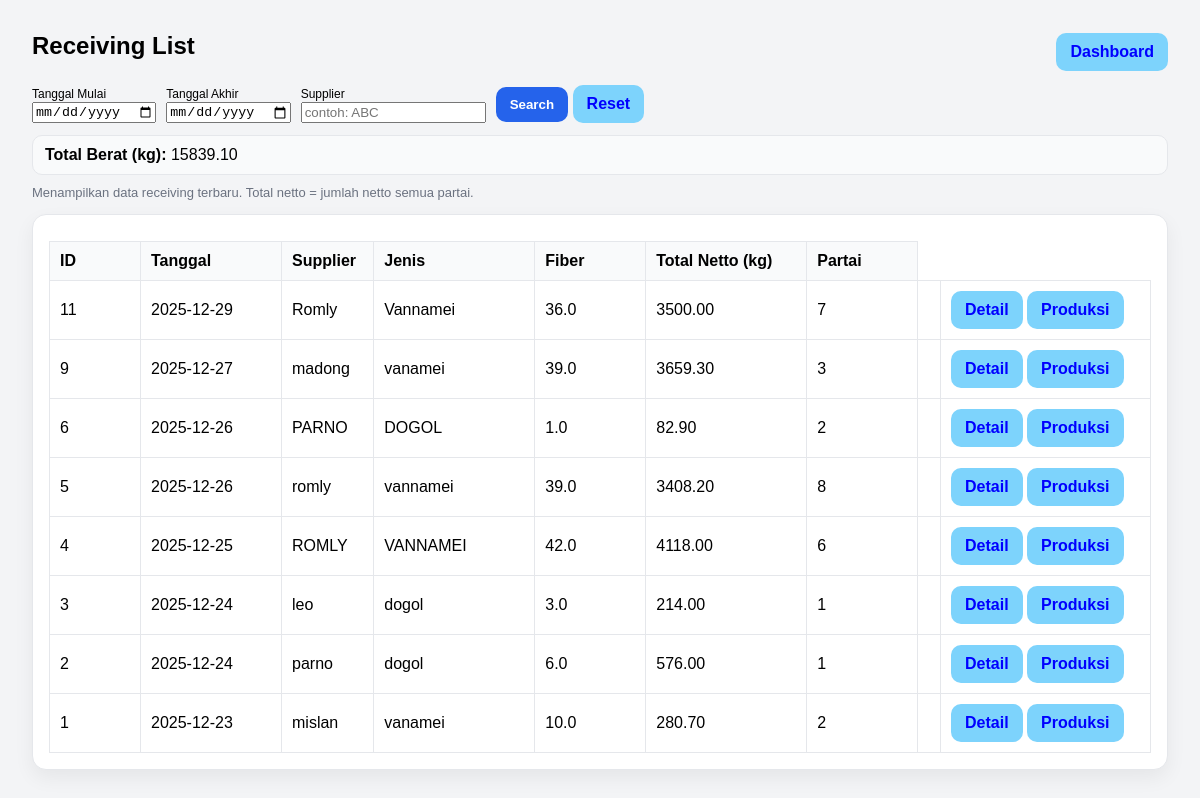
The app's page /receiving/list (signed in), older data.
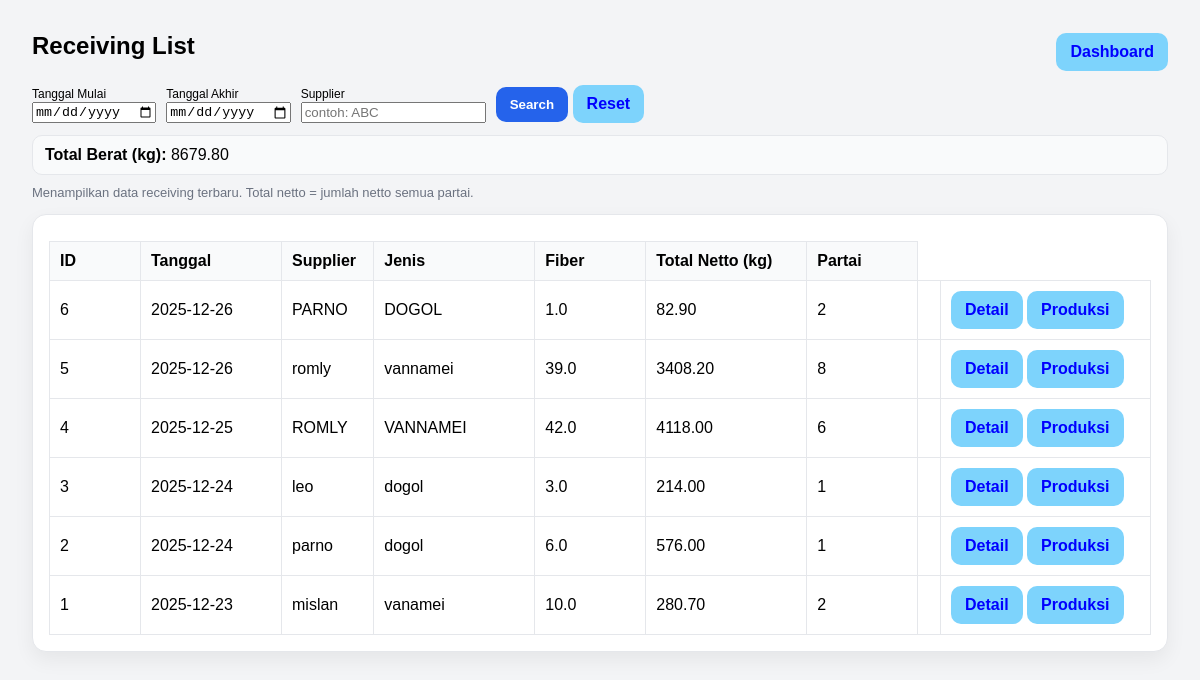
The same page, newer data.
### tables this page shows
CREATE TABLE receiving_header (
            id INTEGER PRIMARY KEY AUTOINCREMENT,
            tanggal TEXT NOT NULL,
            supplier TEXT NOT NULL,
            jenis TEXT,
            fiber REAL,
            created_at TEXT DEFAULT (datetime('now','localtime'))
        );

### app.py (the view)
@app.route("/receiving/list")
def receiving_list():
    if not require_login():
        return redirect(url_for("login"))
    start = (request.args.get("start") or "").strip()
    end = (request.args.get("end") or "").strip()
    supplier_q = (request.args.get("supplier") or "").strip()
    where = []
    params = []
    if start and end:
        where.append("h.tanggal BETWEEN ? AND ?")
        params.extend([start, end])
    elif start:
        where.append("h.tanggal >= ?")
        params.append(start)
    elif end:
        where.append("h.tanggal <= ?")
        params.append(end)
    if supplier_q:
        where.append("LOWER(h.supplier) LIKE ?")
        params.append(f"%{supplier_q.lower()}%")
    where_sql = ("WHERE " + " AND ".join(where)) if where else ""
    conn = get_conn()
    rows = conn.execute(f"""
        SELECT
            h.id,
            h.tanggal,
            h.supplier,
            h.jenis,
            h.fiber,
            COALESCE(SUM(COALESCE(p.netto, 0)), 0) AS total_netto,
            COUNT(p.id) AS jml_partai
        FROM receiving_header h
        LEFT JOIN receiving_partai p ON p.header_id = h.id
        {where_sql}
        GROUP BY h.id
        ORDER BY h.id DESC
    """, params).fetchall()
    total_berat = sum([(r["total_netto"] or 0) for r in rows])
    conn.close()
    return render_template(
        "receiving_list.html",
        rows=[dict(r) for r in rows],
        start=start,
        end=end,
        supplier=supplier_q,
        total_berat=total_berat
    )

### app.py (called while the page is built)
def require_login():
    return "user" in session

### db.py (called while the page is built)
def get_conn():
    conn = sqlite3.connect(DB_NAME)
    conn.row_factory = sqlite3.Row
    conn.execute("PRAGMA foreign_keys = ON;")
    return conn

### templates/receiving_list.html (shortened to what this page needs)
<!doctype html>
<html lang="id">
<head>
</head>
<body>
  <div class="top">
    <h2>Receiving List</h2>
    <div style="display:flex; gap:10px;">
      <a class="btn btn-secondary" href="/dashboard">Dashboard</a>
    </div>
  </div>
  <form method="get" action="/receiving/list" style="display:flex; gap:10px; align-items:end; flex-wrap:wrap; margin:12px 0;">
  <div>
    <label style="font-size:12px;">Tanggal Mulai</label><br>
    <input type="date" name="start" value="{{ start or '' }}">
  </div>
  <div>
    <label style="font-size:12px;">Tanggal Akhir</label><br>
    <input type="date" name="end" value="{{ end or '' }}">
  </div>
  <div>
    <label style="font-size:12px;">Supplier</label><br>
    <input type="text" name="supplier" placeholder="contoh: ABC" value="{{ supplier or '' }}">
  </div>
  <div>
    <button type="submit" class="btn btn-primary">Search</button>
    <a href="/receiving/list" class="btn btn-secondary" style="text-decoration:none; display:inline-block;">Reset</a>
  </div>
</form>
<div style="margin:10px 0; padding:10px 12px; background:#f9fafb; border:1px solid #e5e7eb; border-radius:10px;">
  <b>Total Berat (kg):</b> {{ "%.2f"|format(total_berat or 0) }}
</div>
  <div class="muted">Menampilkan data receiving terbaru. Total netto = jumlah netto semua partai.</div>
  <div class="card" style="margin-top:14px;">
    <table>
      <thead>
        <tr>
          <th style="width:70px;">ID</th>
          <th style="width:120px;">Tanggal</th>
          <th>Supplier</th>
          <th style="width:140px;">Jenis</th>
          <th style="width:90px;">Fiber</th>
          <th style="width:140px;">Total Netto (kg)</th>
          <th style="width:90px;">Partai</th>
        </tr>
      </thead>
      <tbody>
        {% for r in rows %}
        <tr>
          <td>{{ r.id }}</td>
          <td>{{ r.tanggal }}</td>
          <td>{{ r.supplier }}</td>
          <td>{{ r["jenis"] or "-" }}</td>
          <td>{{ r["fiber"] if r["fiber"] is not none else "-" }}</td>
          <td>{{ "%.2f"|format(r["total_netto"] or 0) }}</td>
          <td>{{ r["jml_partai"] }}</td>
          <td class="actions">
            <td>
            <a class="btn btn-secondary btn-sm" href="/receiving/{{ r.id }}">Detail</a>
            <a class="btn btn-secondary btn-sm" href="/production/{{ r.id }}">Produksi</a>
            </td>
          </td>
        </tr>
        {% endfor %}
      </tbody>
    </table>
  </div>
</body>
</html>

### templates/receiving_list.html (style rules this page uses)
body { font-family: Arial, sans-serif; padding: 24px; background:#f3f4f6; }
h2 { margin:0 0 12px 0; }
.card { background:white; border:1px solid #e5e7eb; border-radius:14px; padding:16px; box-shadow: 0 8px 20px rgba(0,0,0,0.06); }
table { width: 100%; border-collapse: collapse; margin-top: 10px; }
th, td { border: 1px solid #e5e7eb; padding: 10px; text-align: left; }
th { background:#f9fafb; }
.top { display:flex; justify-content:space-between; align-items:center; gap:12px; }
.btn { padding: 10px 14px; border: 0; border-radius: 10px; cursor: pointer; font-weight: 600; text-decoration:none; display:inline-block; }
.btn-primary { background: #2563eb; color: white; }
.btn-secondary { background: #7dd3fc; color: blue; }
.muted { color:#6b7280; font-size:13px; margin-top:6px; }

Row changes from the older to the newer data that the page shows:
removed receiving_header: id "11", tanggal "2025-12-29", supplier "Romly", jenis "Vannamei", fiber "36.0", r "3500.00", jml_partai "7"
removed receiving_header: id "9", tanggal "2025-12-27", supplier "madong", jenis "vanamei", fiber "39.0", r "3659.30", jml_partai "3"
Text that changed along with them:
{{ "%.2f"|format(total_berat or 0) }}: "15839.10" → "8679.80"
